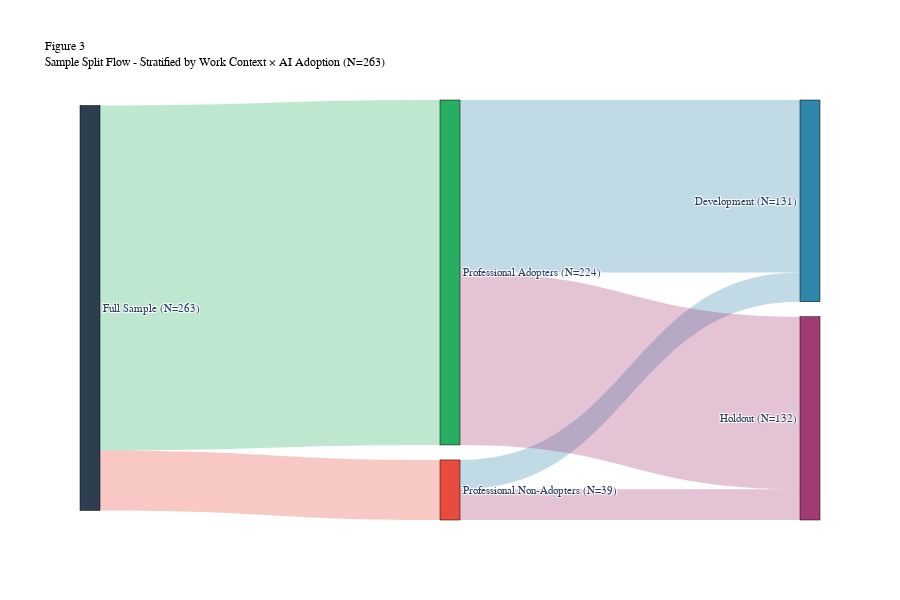

This figure's notebook cell:
### Markdown cell above
### 6.3 Stratification Flow

### Code cell
# ============================================================
# FIGURE 3: Sample Split Flow Diagram (Sankey)
# ============================================================

import plotly.graph_objects as go

# DRY: Helper function for stratification key
def add_stratify_key(df):
    """Add Work_Context × AI_Adoption stratification key."""
    df = df.copy()
    df['stratify_key'] = df['Work_Context'].astype(str) + '_' + df['AI_Adoption'].astype(str)
    return df

# Calculate stratification group counts
strat_counts = add_stratify_key(df)['stratify_key'].value_counts().to_dict()
dev_counts = add_stratify_key(df_dev)['stratify_key'].value_counts().to_dict()
holdout_counts = add_stratify_key(df_holdout)['stratify_key'].value_counts().to_dict()

# Define nodes
nodes = [
    f"Full Sample\n(N={len(df)})",  # 0
    "Professional_1",  # 1
    "Academic-Student_1",  # 2
    "Academic-Faculty_1",  # 3
    "Professional_0",  # 4
    "Academic-Student_0",  # 5
    "Academic-Faculty_0",  # 6
    f"Development\n(N={len(df_dev)})",  # 7
    f"Holdout\n(N={len(df_holdout)})"  # 8
]

# Define readable labels for stratification groups
strat_labels = {
    "Professional_1": "Professional\nAdopters",
    "Academic-Student_1": "Academic-Student\nAdopters",
    "Academic-Faculty_1": "Academic-Faculty\nAdopters",
    "Professional_0": "Professional\nNon-Adopters",
    "Academic-Student_0": "Academic-Student\nNon-Adopters",
    "Academic-Faculty_0": "Academic-Faculty\nNon-Adopters"
}

# Update node labels
for i in range(1, 7):
    key = nodes[i]
    if key in strat_labels:
        count = strat_counts.get(key, 0)
        nodes[i] = f"{strat_labels[key]}\n(N={count})"

# Create links
links = []

# Full sample to stratification groups
for i, key in enumerate(["Professional_1", "Academic-Student_1", "Academic-Faculty_1", 
                          "Professional_0", "Academic-Student_0", "Academic-Faculty_0"]):
    count = strat_counts.get(key, 0)
    if count > 0:
        links.append(dict(source=0, target=i+1, value=count))

# Stratification groups to Development sample
for i, key in enumerate(["Professional_1", "Academic-Student_1", "Academic-Faculty_1", 
                          "Professional_0", "Academic-Student_0", "Academic-Faculty_0"]):
    count = dev_counts.get(key, 0)
    if count > 0:
        links.append(dict(source=i+1, target=7, value=count))

# Stratification groups to Holdout sample
for i, key in enumerate(["Professional_1", "Academic-Student_1", "Academic-Faculty_1", 
                          "Professional_0", "Academic-Student_0", "Academic-Faculty_0"]):
    count = holdout_counts.get(key, 0)
    if count > 0:
        links.append(dict(source=i+1, target=8, value=count))

# Define colors
node_colors = [
    '#2c3e50',  # Full Sample (dark blue)
    '#27ae60', '#27ae60', '#27ae60',  # Adopters (green)
    '#e74c3c', '#e74c3c', '#e74c3c',  # Non-Adopters (red)
    '#2E86AB',  # Development (blue)
    '#A23B72'   # Holdout (purple)
]

link_colors = []
for link in links:
    if link['target'] == 7:  # Development
        link_colors.append('rgba(46, 134, 171, 0.3)')
    elif link['target'] == 8:  # Holdout
        link_colors.append('rgba(162, 59, 114, 0.3)')
    else:  # Stratification
        if link['source'] == 0:
            if link['target'] in [1, 2, 3]:  # Adopters
                link_colors.append('rgba(39, 174, 96, 0.3)')
            else:  # Non-Adopters
                link_colors.append('rgba(231, 76, 60, 0.3)')

# Create Sankey diagram
fig = go.Figure(data=[go.Sankey(
    node=dict(
        pad=15,
        thickness=20,
        line=dict(color="black", width=0.5),
        label=nodes,
        color=node_colors,
        customdata=[len(df), 
                    strat_counts.get("Professional_1", 0),
                    strat_counts.get("Academic-Student_1", 0),
                    strat_counts.get("Academic-Faculty_1", 0),
                    strat_counts.get("Professional_0", 0),
                    strat_counts.get("Academic-Student_0", 0),
                    strat_counts.get("Academic-Faculty_0", 0),
                    len(df_dev), 
                    len(df_holdout)],
        hovertemplate='%{label}<br>N=%{customdata}<extra></extra>'
    ),
    link=dict(
        source=[link['source'] for link in links],
        target=[link['target'] for link in links],
        value=[link['value'] for link in links],
        color=link_colors,
        hovertemplate='N=%{value}<extra></extra>'
    )
)])

fig.update_layout(
    title=dict(
        text=f"Figure 3<br>Sample Split Flow - Stratified by Work Context × AI Adoption (N={len(df)})",
        font=dict(size=12, family='Arial', color='black')
    ),
    font=dict(size=11, family='Arial'),
    height=600,
    plot_bgcolor='white',
    paper_bgcolor='white'
)

fig.write_image('../results/plots/sample_split_flow_diagram.png', width=1400, height=600)
fig.show()

print("\n" + "="*80)
print("✅ FIGURE 3: Sample Split Flow Diagram")
print("="*80)
print(f"   Saved to: ../results/plots/sample_split_flow_diagram.png")
print(f"   Full Sample (N={len(df)}) → Stratification Groups → Development (N={len(df_dev)}) + Holdout (N={len(df_holdout)})")
print(f"   Stratified by Work Context × AI Adoption")

### Figure 1 — Plotly figure (JSON) as saved in the notebook; plotly's stock layout.template omitted (floating-point values rounded to 4 significant figures)
{"data": [{"link": {"color": ["rgba(39, 174, 96, 0.3)", "rgba(231, 76, 60, 0.3)", "rgba(46, 134, 171, 0.3)", "rgba(46, 134, 171, 0.3)", "rgba(162, 59, 114, 0.3)", "rgba(162, 59, 114, 0.3)"], "hovertemplate": "N=%{value}<extra></extra>", "source": [0, 0, 1, 4, 1, 4], "target": [1, 4, 7, 7, 8, 8], "value": [224, 39, 112, 19, 112, 20]}, "node": {"color": ["#2c3e50", "#27ae60", "#27ae60", "#27ae60", "#e74c3c", "#e74c3c", "#e74c3c", "#2E86AB", "#A23B72"], "customdata": [263, 224, 0, 0, 39, 0, 0, 131, 132], "hovertemplate": "%{label}<br>N=%{customdata}<extra></extra>", "label": ["Full Sample\n(N=263)", "Professional\nAdopters\n(N=224)", "Academic-Student\nAdopters\n(N=0)", "Academic-Faculty\nAdopters\n(N=0)", "Professional\nNon-Adopters\n(N=39)", "Academic-Student\nNon-Adopters\n(N=0)", "Academic-Faculty\nNon-Adopters\n(N=0)", "Development\n(N=131)", "Holdout\n(N=132)"], "line": {"color": "black", "width": 0.5}, "pad": 15, "thickness": 20}, "type": "sankey"}], "layout": {"font": {"family": "Arial", "size": 11}, "height": 600, "paper_bgcolor": "white", "plot_bgcolor": "white", "title": {"font": {"color": "black", "family": "Arial", "size": 12}, "text": "Figure 3<br>Sample Split Flow - Stratified by Work Context × AI Adoption (N=263)"}}}
